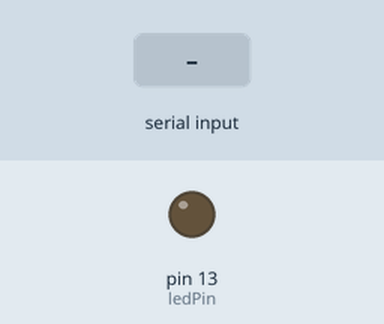
This sketch was run on a simulated Arduino Uno, built with avr-gcc and run on an emulated ATmega328P. On the bench: output pins drawn as LEDs (lit = HIGH). The test bench sets the inputs (shaded band).

Above: at 1.2 s.
1.3 s: "1" received over Serial
At 2.3 s:
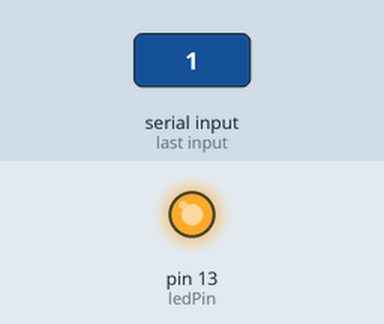
2.8 s: "0" received over Serial
At 3.4 s:
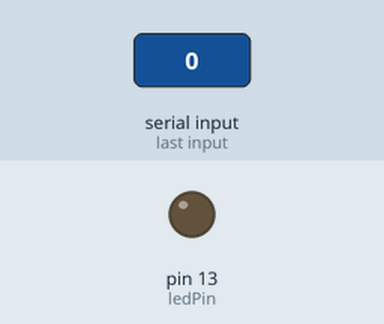
Timing chart, 0 to 5.8 s (numbered marks = the images above; inputs shaded):
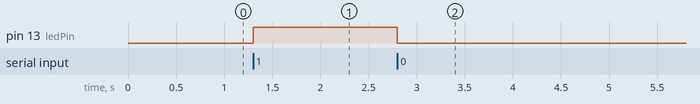

The sketch:

simple_code.ino
```cpp
int ledPin = 13;  // define the LED pin

void setup() {
  pinMode(ledPin, OUTPUT);  // set the LED pin as output
  Serial.begin(9600);  // start serial communication
}

void loop() {
  if (Serial.available() > 0) {
    char data = Serial.read();  // read the data sent by Python

    if (data == '0') {
      digitalWrite(ledPin, LOW);  // turn off the LED
    } else if (data == '1') {
      digitalWrite(ledPin, HIGH);  // turn on the LED
    }
  }
}
```

Measured:
- after the input at 1.3 s, pin 13 (ledPin): LOW → HIGH at once
- after the input at 2.8 s, pin 13 (ledPin): HIGH → LOW at once
